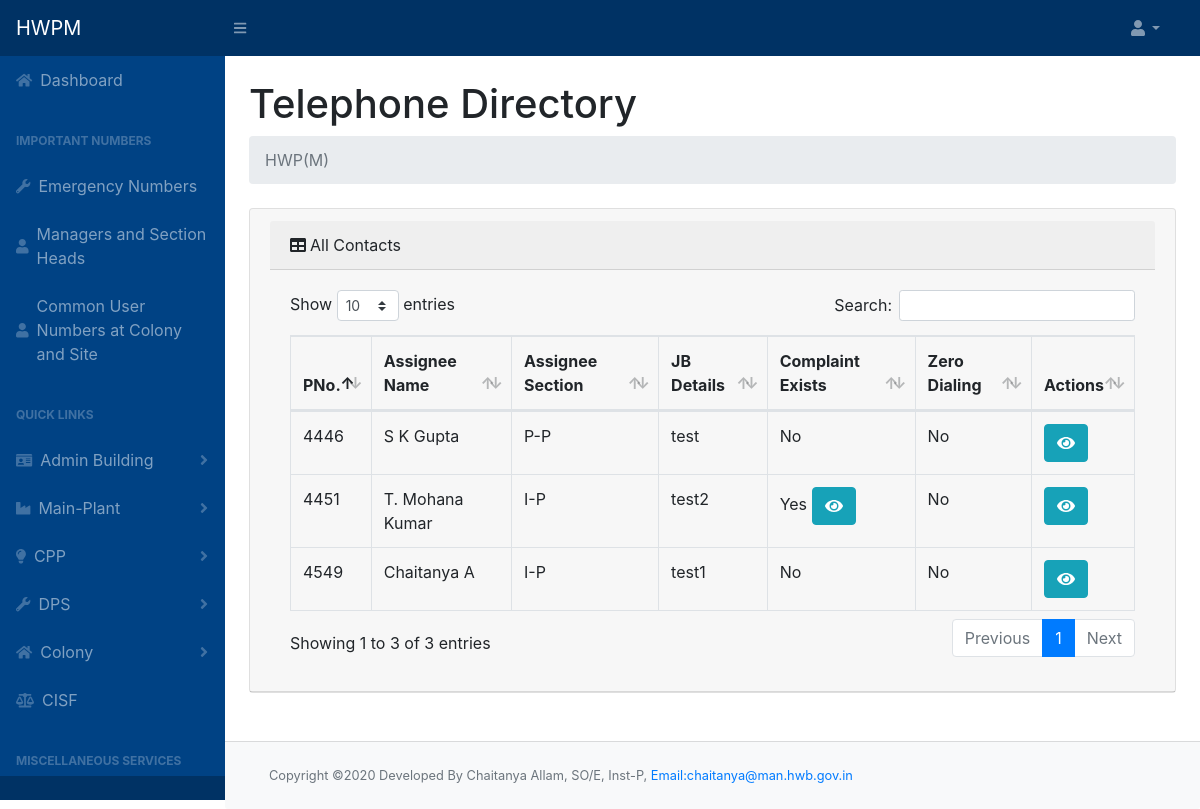
The page /teleadmin.php on the database as committed earlier.
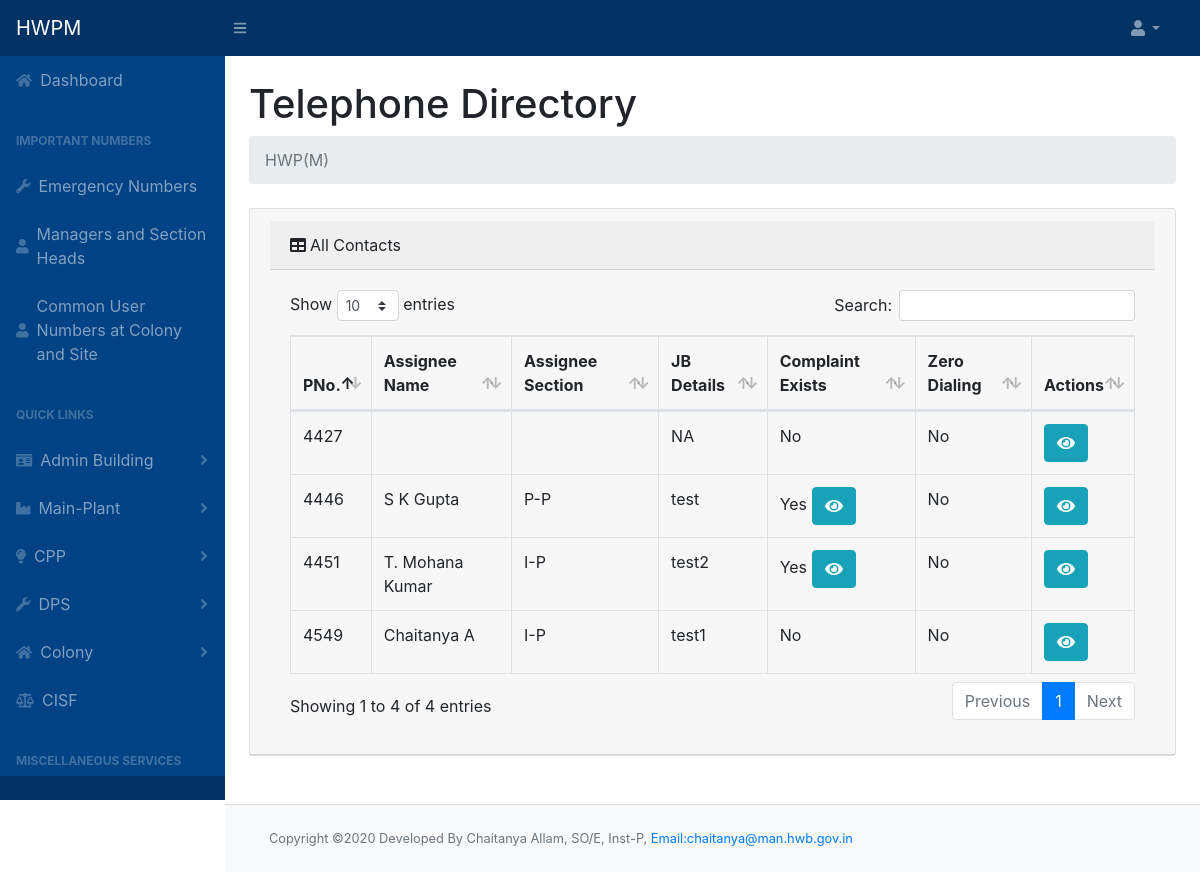
The same page on the database as committed later.
### tables this page shows
CREATE TABLE `phone_master` (
  `pno` int(10) NOT NULL,
  `parallel_pno` int(10) NOT NULL,
  `callerid_phone` int(10) NOT NULL,
  `wireless_phone` int(10) NOT NULL,
  `zero_dialing` int(10) NOT NULL,
  `jbdetails` text NOT NULL DEFAULT 'NA',
  `complaint_flag` tinyint(1) NOT NULL DEFAULT 0,
  `icno` int(10) NOT NULL,
  `off` tinyint(1) NOT NULL,
  `res` tinyint(1) NOT NULL,
  `emergency` tinyint(1) NOT NULL,
  `cat1` int(11) NOT NULL,
  `cat2` int(11) NOT NULL,
  `cat3` int(11) NOT NULL,
  `cat4` int(11) NOT NULL
);

CREATE TABLE `employee` (
  `icno` int(10) NOT NULL,
  `name` varchar(50) NOT NULL,
  `designation` varchar(50) NOT NULL,
  `section` varchar(50) NOT NULL,
  `pno` int(20) NOT NULL,
  `email` varchar(100) NOT NULL,
  `mobile` int(20) NOT NULL
);

### teleadmin.php (the view, shortened to what this page needs)
<!DOCTYPE html>
<html lang="en">
<?php include "header.php";
?>
<div id="layoutSidenav_content">
    <main>
        <div class="container-fluid">
            <h1 class="mt-4">Telephone Directory </h1>
            <ol class="breadcrumb mb-4">
                <li class="breadcrumb-item active">HWP(M)</li>
            </ol>
            <div class="card mb-4">
                <div class="card-header">
                    <div class="card-header"><i class="fas fa-table mr-1"></i>All Contacts</div>
                    <div class="card-body">
                        <div class="table-responsive table-hover">
                            <table class="table table-bordered" id="dataTable" width="100%" cellspacing="0">
                                <thead>
                                    <tr>
                                        <th>PNo.</th>
                                        <th>Assignee Name</th>
                                        <th>Assignee Section</th>
                                        <th>JB Details</th>
                                        <th>Complaint Exists</th>
                                        <th>Zero Dialing</th>
                                        <th>Actions</th>
                                    </tr>
                                </thead>
                                <tbody>
                                    <?php
                                    $query = $conn->query("SELECT * FROM `phone_master`");
                                    while ($row = $query->fetch_assoc()) {
                                        echo "<tr>";
                                    ?>
                                        <td>
                                            <?php echo $row['pno'] ?>
                                        </td>
                                        <td><?php
                                            $query_string2 = "SELECT * FROM employee where `icno`='" . $row['icno'] . "'";
                                            $query2 = $conn->query($query_string2);
                                            if ($query2->num_rows > 0) {
                                                $row2 = $query2->fetch_assoc();
                                                echo $row2['name'];
                                            }
                                            ?></td>
                                        <td><?php if (isset($row2))
                                                echo $row2['section']; ?></td>
                                        <td><?php echo $row['jbdetails'] ?></td>
                                        <td><?php if ($row['complaint_flag'] == 1) {
                                                echo "Yes"; ?>
                                                <button type="button" class="btn btn-info" data-toggle="modal" data-target="#Complaint_Modal" id="viewComplaint" data-id="<?php echo $row['pno'] ?>"><i class="fa fa-eye"></i></button>
                                            <?php } else
                                                echo "No";
                                            ?>
                                        </td>
                                        <td>
                                            <?php if ($row['zero_dialing'] == 1)
                                                echo "Yes";
                                            else
                                                echo "No";
                                            ?>
                                        </td>
                                        <td>
                                            <button type="button" class="btn btn-info" data-toggle="modal" data-target="#myModalview" id="getUser" data-id="<?php echo $row['pno'] ?>"><i class="fa fa-eye"></i></button>
                                        </td>
                                    <?php
                                        echo "</tr>";
                                    } ?>
                                </tbody>
                            </table>
                        </div>
                    </div>
                </div>
            </div>
        </div>
    </main>
    <br>
    <footer class="py-4 bg-light mt-auto card-footer">
        <div class="container-fluid">
            <div class="d-flex align-items-center justify-content-between small">
                <div class="text-muted">Copyright &copy;2020 Developed By Chaitanya Allam, SO/E, Inst-P, <a href="mailto:chaitanya@man.hwb.gov.in" style="font-size:0.8rem">Email:chaitanya@man.hwb.gov.in</a></div>
            </div>
        </div>
    </footer>
</div>
<?php include "footer.php" ?>

Rows that differ between the two databases and show on the page:
added phone_master: pno "4427", jbdetails "NA", complaint_flag "No", zero_dialing "No"
changed phone_master "test": complaint_flag "No" → "Yes"
Other text that changed with them:
text written by a page script: "Show entries Search: Showing 1 to 3 of 3 entries Previous 1 Next" → "Show entries Search: Showing 1 to 4 of 4 entries Previous 1 Next"
